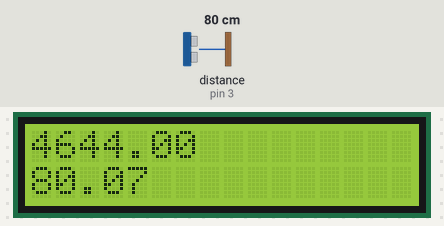
A sketch run on a simulated Arduino Uno, built with avr-gcc and run on an emulated ATmega328P. On the bench: 16×2 character LCD. Wiring (inferred from the names in the program): ultrasonic range finder: trigger pin 4; echo pin 3. The test bench sets the inputs (shaded band); at power-on: distance to the obstacle (sensor on pin 3) 80 cm. The echo pulse lasts 58.3 µs per cm; what the sketch prints to the serial monitor is not drawn.

Above: at 5.2 s.
5.7 s: distance to the obstacle (sensor on pin 3) set to 2 cm
At 6.48 s:
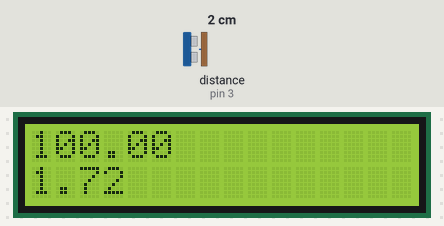
7.4 s: distance to the obstacle (sensor on pin 3) set to 4 cm
At 7.74 s:
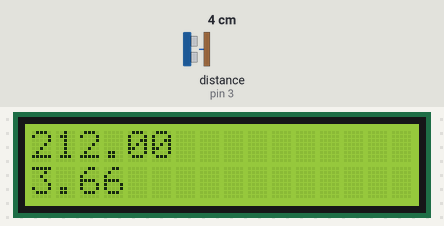
9.0 s: distance to the obstacle (sensor on pin 3) set to 250 cm
At 10.1 s:
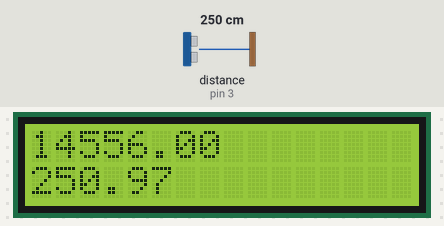
Timing chart, 0 to 12.0 s (numbered marks = the images above; inputs shaded):
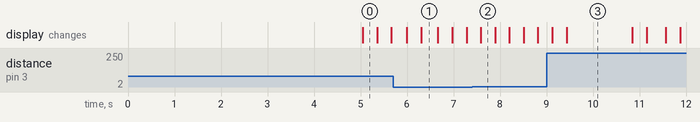

The sketch:

lcd_one.ino
```cpp
#include <LiquidCrystal_I2C.h>
#include <wire.h>

#define triggerpin 4
#define echopin 3
volatile unsigned long t1;
volatile unsigned long t2;
unsigned long tfunc=millis();
unsigned long  tbegin=millis();
volatile bool done=false;

LiquidCrystal_I2C lcd(0x27,16,2);


void triggermode(){
  digitalWrite(triggerpin,LOW);
  delayMicroseconds(2);
  digitalWrite(triggerpin,HIGH);
  delayMicroseconds(10);
  digitalWrite(triggerpin,LOW);

}

void echoo(){

  if (digitalRead(echopin)==HIGH){
     t1=micros();
  }
  else{
     t2=micros();
    done=true;
  }

}

void setup() {
  Serial.begin(115200);
  lcd.init();
  lcd.backlight();
  lcd.setCursor(0,1);
  pinMode(triggerpin,OUTPUT);
  pinMode(echopin,INPUT);
  attachInterrupt(digitalPinToInterrupt(echopin),echoo,CHANGE);


  // put your setup code here, to run once:

}

void echo(){
  if (millis()-tfunc>5000){
  lcd.clear();

  double duration=t2-t1;
  double distance=duration/58.0;
  Serial.println(duration);
  Serial.println(distance);
  Serial.println("----");
  lcd.setCursor(0,0);
  lcd.print(duration);
  lcd.setCursor(0,1);
  lcd.print(distance);
  }
}

void loop() {
  unsigned long  tend=millis();
  if (tend-tbegin>50){

  triggermode();

  tbegin=tend;
  }
  if (done){
  done=false;
  echo();
  }
}
```

Measured:
- what the display in image 3 shows lasts 1.4 s, from 9.4 s to 10.8 s
